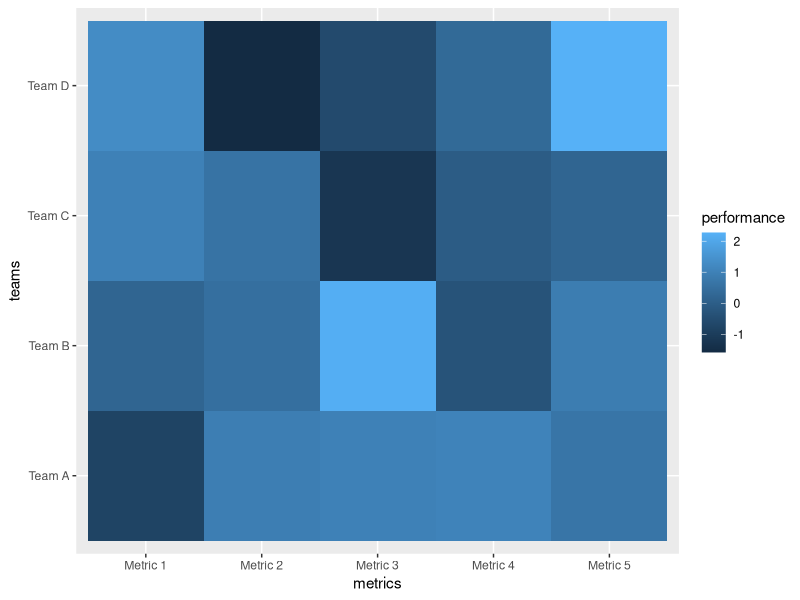

The R source for this figure:
library(ggplot2)

#------------------
# CREATE DATA FRAME
#------------------
df.team_data <- expand.grid(teams = c("Team A", "Team B", "Team C", "Team D"), metrics = c("Metric 1", "Metric 2", "Metric 3", "Metric 4", "Metric 5"))
df.team_data
# add variable: performance
set.seed(41)
df.team_data$performance <- rnorm(nrow(df.team_data))

#inspect
head(df.team_data)

#---------------------------
# PLOT: heatmap
# - here, we use geom_tile()
#---------------------------

ggplot(data = df.team_data, aes(x = metrics, y = teams)) + geom_tile(aes(fill = performance)) 

#---------------------------
# CREATE DATA FRAME
#---------------------------


